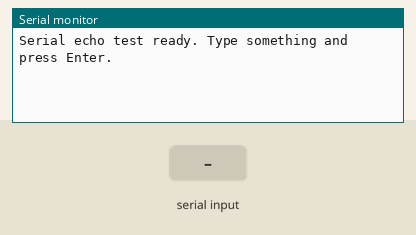
Simulated run of this sketch. Board: Arduino Uno, built with avr-gcc and run on an emulated ATmega328P. Parts: the last lines printed to the serial monitor. Inputs (shaded band) come from the test bench.

Above: at 1.2 s.
1.3 s: "1\n" received over Serial
At 2.3 s:
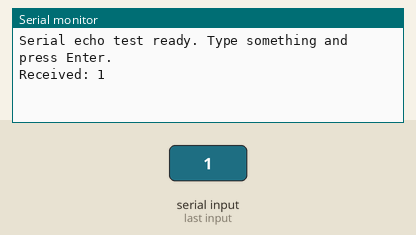
2.8 s: "0\n" received over Serial
At 3.5 s:
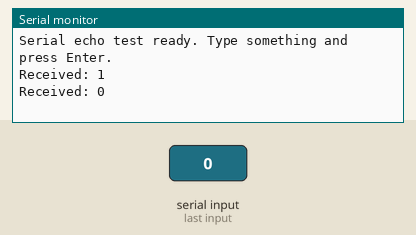
4.3 s: "2\n" received over Serial
At 5.8 s:
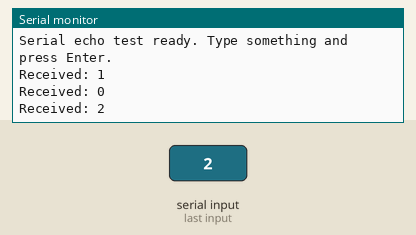

Measured:
- after the input at 1.3 s, the serial monitor: prints a new line at once (image 1)
- after the input at 2.8 s, the serial monitor: prints a new line at once (image 2)
- after the input at 4.3 s, the serial monitor: prints a new line at once (image 3)

The sketch:

serial_echo.ino
```cpp
void setup() {
  Serial.begin(115200);
  while (!Serial) {
    delay(10);
  }
  Serial.println("Serial echo test ready. Type something and press Enter.");
}

void loop() {
  if (Serial.available()) {
    String line = Serial.readStringUntil('\n');
    Serial.print("Received: ");
    Serial.println(line);
  }
}
```
